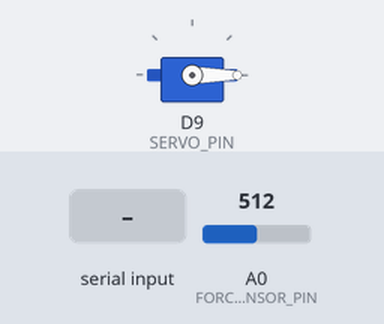
Simulated run of this sketch. Board: Arduino Due. Parts: servo. The test bench sets the inputs (shaded band); at power-on: A0 (FORCE_SENSOR_PIN) = 512 (analog values on the 0–1023 scale). What the sketch prints to the serial monitor is not drawn.

Above: at 4.7 s.
4.8 s: "G90\n" received over Serial
At 6.0 s:
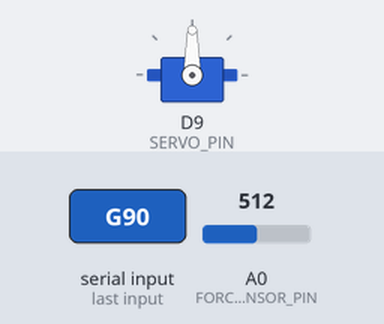
6.3 s: "G,45\n" received over Serial
At 7.4 s:
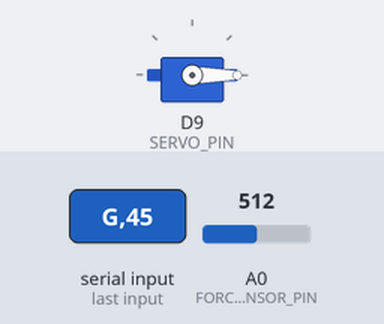
7.8 s: "g90\n" received over Serial
At 8.5 s:
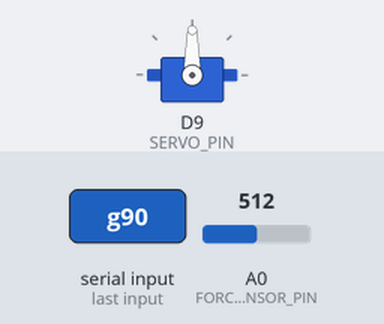
Timing chart, 0 to 10.8 s (numbered marks = the images above; inputs shaded):
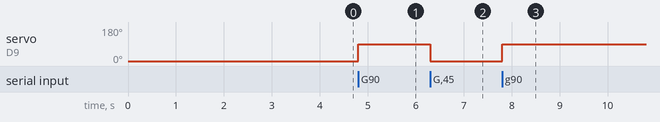

Measured:
- after the input at 4.8 s, servo on D9 (SERVO_PIN): 0° → 90° at once
- after the input at 6.3 s, servo on D9 (SERVO_PIN): 90° → 0° at once
- after the input at 7.8 s, servo on D9 (SERVO_PIN): 0° → 90° at once

The sketch:

teensy_gripper_controller.ino
```cpp
/**
 * Teensy 4.1 Gripper Controller for ROS2 Sort System
 *
 * Hardware:
 * - Teensy 4.1 board
 * - Servo motor on pin 9
 * - Force/weight sensor on analog pin A0
 * - Serial communication via USB at 115200 baud
 *
 * Protocol:
 * - Receive: G<angle>\n (e.g., G90 for 90 degrees)
 * - Send: W<weight>\n (e.g., W150.5 for 150.5 grams)
 *
 * Teensy 4.1 Features Used:
 * - Higher precision ADC (12-bit)
 * - Faster processing for better sensor filtering
 * - Native USB serial for reliable communication
 */

#include <Servo.h>

// Pin definitions
const int SERVO_PIN = 9;
const int FORCE_SENSOR_PIN = A0;  // Teensy A0 = pin 14

// Servo object
Servo gripperServo;

// Variables
int currentAngle = 0;
unsigned long lastSensorRead = 0;
const unsigned long SENSOR_READ_INTERVAL = 50; // ms (20 Hz)

// Calibration constants (adjust based on your specific sensor)
// These will be set during calibration or can be pre-configured
float calibrationFactor = 1.0;
float zeroOffset = 0.0;

// Exponential filter for smoother readings
float filteredWeight = 0.0;
const float ALPHA = 0.2; // Filter coefficient (0-1, lower = more filtering)

void setup() {
  // Initialize USB serial communication
  Serial.begin(115200);

  // Wait for serial connection (Teensy feature - can remove if not needed)
  // Uncomment the next line if you want to wait for serial monitor before starting
  // while (!Serial && millis() < 3000);  // Wait up to 3 seconds for Serial

  // Attach servo
  gripperServo.attach(SERVO_PIN);
  gripperServo.write(0); // Start with gripper open

  // Configure ADC for better precision (Teensy 4.1 specific)
  analogReadResolution(12); // 12-bit ADC (0-4095)
  analogReadAveraging(16);  // Average 16 samples for noise reduction

  // Initialize analog pin
  pinMode(FORCE_SENSOR_PIN, INPUT);

  // Startup message
  Serial.println("Teensy 4.1 Gripper Controller Ready");
  Serial.println("Commands: G<angle> (0-180), C (calibrate)");

  // Initial calibration
  delay(500);
  calibrateSensor();
}

void loop() {
  // Check for incoming commands
  if (Serial.available() > 0) {
    String command = Serial.readStringUntil('\n');
    processCommand(command);
  }

  // Periodically read and send force sensor data
  unsigned long currentTime = millis();
  if (currentTime - lastSensorRead >= SENSOR_READ_INTERVAL) {
    lastSensorRead = currentTime;
    sendForceSensorData();
  }
}

void processCommand(String command) {
  command.trim();

  if (command.length() < 1) {
    return;
  }

  char cmdType = command.charAt(0);
  String value = command.substring(1);

  switch (cmdType) {
    case 'G': // Gripper command
    case 'g':
      {
        int angle = value.toInt();
        angle = constrain(angle, 0, 180);
        gripperServo.write(angle);
        currentAngle = angle;
        Serial.print("OK:G");
        Serial.println(angle);
      }
      break;

    case 'C': // Calibrate
    case 'c':
      calibrateSensor();
      break;

    case 'S': // Status request
    case 's':
      printStatus();
      break;

    default:
      Serial.println("ERROR:Unknown command");
      Serial.println("Available: G<angle>, C (calibrate), S (status)");
      break;
  }
}

void sendForceSensorData() {
  // Read analog sensor with Teensy's 12-bit ADC
  int rawValue = analogRead(FORCE_SENSOR_PIN);

  // Convert to voltage (Teensy 4.1 uses 3.3V reference)
  float voltage = rawValue * (3.3 / 4095.0);

  // Convert to weight (grams)
  // TODO: Adjust this formula based on your specific force sensor
  // This is a placeholder linear conversion
  // Common sensors: FSR402, Load Cell with HX711, etc.
  float weight = (voltage - zeroOffset) * calibrationFactor;

  // Apply exponential filter for smoother readings
  filteredWeight = ALPHA * weight + (1.0 - ALPHA) * filteredWeight;

  // Clamp to reasonable range
  filteredWeight = constrain(filteredWeight, 0, 1000);

  // Send over serial
  Serial.print("W");
  Serial.println(filteredWeight, 1);  // 1 decimal place
}

void calibrateSensor() {
  Serial.println("Calibrating... Remove all weight from sensor.");
  delay(2000);

  // Take multiple readings and average (using Teensy's fast ADC)
  long sum = 0;
  const int numReadings = 200;  // More samples due to fast Teensy

  for (int i = 0; i < numReadings; i++) {
    sum += analogRead(FORCE_SENSOR_PIN);
    delay(5);
  }

  int zeroReading = sum / numReadings;

  // Convert to voltage for zero offset
  zeroOffset = zeroReading * (3.3 / 4095.0);

  // Reset filtered weight
  filteredWeight = 0.0;

  Serial.print("Calibration complete. Zero reading: ");
  Serial.print(zeroReading);
  Serial.print(" ADC (");
  Serial.print(zeroOffset, 4);
  Serial.println("V)");
  Serial.println("OK:Calibrated");
}

void printStatus() {
  Serial.println("=== Teensy Gripper Status ===");
  Serial.print("Gripper Angle: ");
  Serial.print(currentAngle);
  Serial.println(" degrees");
  Serial.print("Current Weight: ");
  Serial.print(filteredWeight, 1);
  Serial.println(" grams");
  Serial.print("Zero Offset: ");
  Serial.print(zeroOffset, 4);
  Serial.println(" V");
  Serial.print("Calibration Factor: ");
  Serial.println(calibrationFactor, 4);
  Serial.println("==========================");
}

// Advanced: Implement two-point calibration
// Call this with known weights to set calibration factor
void calibrateWithKnownWeight(float knownWeight) {
  Serial.print("Place ");
  Serial.print(knownWeight);
  Serial.println("g weight on sensor and press any key...");

  // Wait for user input
  while (!Serial.available()) {
    delay(100);
  }
  Serial.read(); // Clear the buffer

  // Take reading
  long sum = 0;
  const int numReadings = 200;

  for (int i = 0; i < numReadings; i++) {
    sum += analogRead(FORCE_SENSOR_PIN);
    delay(5);
  }

  int avgReading = sum / numReadings;
  float voltage = avgReading * (3.3 / 4095.0);

  // Calculate calibration factor
  // weight = (voltage - zeroOffset) * calibrationFactor
  // calibrationFactor = weight / (voltage - zeroOffset)
  if (voltage - zeroOffset > 0.01) { // Avoid division by near-zero
    calibrationFactor = knownWeight / (voltage - zeroOffset);
    Serial.print("Calibration factor updated: ");
    Serial.println(calibrationFactor, 4);
  } else {
    Serial.println("ERROR: Voltage reading too close to zero offset");
  }
}
```
